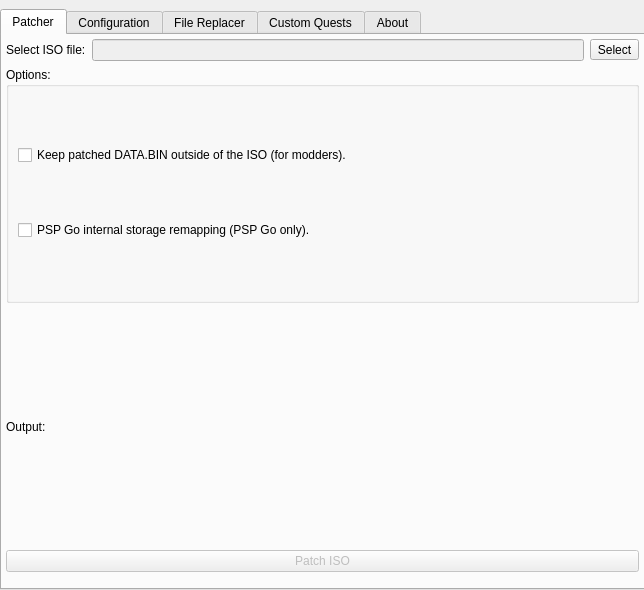
<?xml version="1.0" encoding="UTF-8"?>
<ui version="4.0">
 <class>MainWindow</class>
 <widget class="QMainWindow" name="MainWindow">
  <property name="geometry">
   <rect>
    <x>0</x>
    <y>0</y>
    <width>644</width>
    <height>590</height>
   </rect>
  </property>
  <property name="minimumSize">
   <size>
    <width>644</width>
    <height>590</height>
   </size>
  </property>
  <property name="maximumSize">
   <size>
    <width>644</width>
    <height>590</height>
   </size>
  </property>
  <property name="windowTitle">
   <string notr="true">FUComplete Tool</string>
  </property>
  <property name="windowIcon">
   <iconset resource="resources.qrc">
    <normaloff>:/icon/icon.ico</normaloff>:/icon/icon.ico</iconset>
  </property>
  <widget class="QWidget" name="centralwidget">
   <widget class="QTabWidget" name="tabWidget">
    <property name="geometry">
     <rect>
      <x>0</x>
      <y>9</y>
      <width>645</width>
      <height>581</height>
     </rect>
    </property>
    <property name="currentIndex">
     <number>0</number>
    </property>
    <widget class="QWidget" name="patch_tab">
     <attribute name="title">
      <string notr="true">Patcher</string>
     </attribute>
     <widget class="QWidget" name="verticalLayoutWidget">
      <property name="geometry">
       <rect>
        <x>0</x>
        <y>0</y>
        <width>641</width>
        <height>541</height>
       </rect>
      </property>
      <layout class="QVBoxLayout" name="patcher_verticalLayout">
       <property name="leftMargin">
        <number>4</number>
       </property>
       <property name="topMargin">
        <number>4</number>
       </property>
       <property name="rightMargin">
        <number>4</number>
       </property>
       <property name="bottomMargin">
        <number>4</number>
       </property>
       <item>
        <layout class="QHBoxLayout" name="horizontalLayout">
         <property name="spacing">
          <number>6</number>
         </property>
         <item>
          <widget class="QLabel" name="label">
           <property name="text">
            <string notr="true">Select ISO file:</string>
           </property>
          </widget>
         </item>
         <item>
          <widget class="QLineEdit" name="iso_path">
           <property name="enabled">
            <bool>false</bool>
           </property>
           <property name="text">
            <string notr="true"/>
           </property>
          </widget>
         </item>
         <item>
          <widget class="QToolButton" name="iso_button">
           <property name="text">
            <string notr="true">Select</string>
           </property>
          </widget>
         </item>
        </layout>
       </item>
       <item>
        <widget class="QGroupBox" name="groupBox_2">
         <property name="title">
          <string notr="true">Options:</string>
         </property>
         <layout class="QHBoxLayout" name="horizontalLayout_10">
          <item>
           <layout class="QVBoxLayout" name="verticalLayout_8">
            <item>
             <widget class="QCheckBox" name="keep_databin">
              <property name="text">
               <string notr="true">Keep patched DATA.BIN outside of the ISO (for modders).</string>
              </property>
             </widget>
            </item>
            <item>
             <widget class="QCheckBox" name="psp_go_mem">
              <property name="text">
               <string notr="true">PSP Go internal storage remapping (PSP Go only).</string>
              </property>
             </widget>
            </item>
           </layout>
          </item>
         </layout>
        </widget>
       </item>
       <item>
        <widget class="QLabel" name="label_4">
         <property name="text">
          <string notr="true">Output:</string>
         </property>
        </widget>
       </item>
       <item>
        <widget class="QPushButton" name="patch_button">
         <property name="enabled">
          <bool>false</bool>
         </property>
         <property name="text">
          <string notr="true">Patch ISO</string>
         </property>
        </widget>
       </item>
      </layout>
     </widget>
    </widget>
    <widget class="QWidget" name="config_tab">
     <attribute name="title">
      <string notr="true">Configuration</string>
     </attribute>
     <widget class="QWidget" name="verticalLayoutWidget_2">
      <property name="geometry">
       <rect>
        <x>0</x>
        <y>0</y>
        <width>641</width>
        <height>551</height>
       </rect>
      </property>
      <layout class="QVBoxLayout" name="config_verticalLayout">
       <property name="leftMargin">
        <number>4</number>
       </property>
       <property name="topMargin">
        <number>4</number>
       </property>
       <property name="rightMargin">
        <number>4</number>
       </property>
       <property name="bottomMargin">
        <number>4</number>
       </property>
       <item>
        <layout class="QHBoxLayout" name="horizontalLayout_2">
         <item>
          <widget class="QLabel" name="label_2">
           <property name="text">
            <string notr="true">Select CONFIG.BIN file:</string>
           </property>
          </widget>
         </item>
         <item>
          <widget class="QLineEdit" name="config_bin_path">
           <property name="enabled">
            <bool>false</bool>
           </property>
           <property name="text">
            <string notr="true"/>
           </property>
          </widget>
         </item>
         <item>
          <widget class="QToolButton" name="config_bin_button">
           <property name="text">
            <string notr="true">Select</string>
           </property>
          </widget>
         </item>
        </layout>
       </item>
       <item>
        <widget class="QListWidget" name="config_list">
         <property name="enabled">
          <bool>false</bool>
         </property>
         <property name="focusPolicy">
          <enum>Qt::NoFocus</enum>
         </property>
         <property name="styleSheet">
          <string notr="true">QListWidget::item { border-bottom: 1px solid lightgray; }</string>
         </property>
         <property name="selectionMode">
          <enum>QAbstractItemView::NoSelection</enum>
         </property>
         <property name="verticalScrollMode">
          <enum>QAbstractItemView::ScrollPerPixel</enum>
         </property>
        </widget>
       </item>
       <item>
        <widget class="QPushButton" name="config_button">
         <property name="enabled">
          <bool>false</bool>
         </property>
         <property name="text">
          <string notr="true">Save</string>
         </property>
        </widget>
       </item>
      </layout>
     </widget>
    </widget>
    <widget class="QWidget" name="replacer_tab">
     <attribute name="title">
      <string notr="true">File Replacer</string>
     </attribute>
     <widget class="QWidget" name="verticalLayoutWidget_3">
      <property name="geometry">
       <rect>
        <x>0</x>
        <y>0</y>
        <width>641</width>
        <height>551</height>
       </rect>
      </property>
      <layout class="QVBoxLayout" name="verticalLayout">
       <property name="spacing">
        <number>4</number>
       </property>
       <property name="leftMargin">
        <number>4</number>
       </property>
       <property name="topMargin">
        <number>4</number>
       </property>
       <property name="rightMargin">
        <number>4</number>
       </property>
       <property name="bottomMargin">
        <number>4</number>
       </property>
       <item>
        <layout class="QHBoxLayout" name="horizontalLayout_3">
         <item>
          <widget class="QLabel" name="label_5">
           <property name="text">
            <string notr="true">Select folder:</string>
           </property>
          </widget>
         </item>
         <item>
          <widget class="QLineEdit" name="replace_path">
           <property name="enabled">
            <bool>false</bool>
           </property>
           <property name="sizePolicy">
            <sizepolicy hsizetype="Expanding" vsizetype="Fixed">
             <horstretch>0</horstretch>
             <verstretch>0</verstretch>
            </sizepolicy>
           </property>
           <property name="text">
            <string notr="true"/>
           </property>
          </widget>
         </item>
         <item>
          <widget class="QToolButton" name="replace_folder_button">
           <property name="sizePolicy">
            <sizepolicy hsizetype="Fixed" vsizetype="Fixed">
             <horstretch>0</horstretch>
             <verstretch>0</verstretch>
            </sizepolicy>
           </property>
           <property name="text">
            <string notr="true">Select</string>
           </property>
          </widget>
         </item>
        </layout>
       </item>
       <item>
        <layout class="QHBoxLayout" name="horizontalLayout_6">
         <item>
          <widget class="QLabel" name="replace_status">
           <property name="text">
            <string notr="true"/>
           </property>
          </widget>
         </item>
         <item>
          <spacer name="horizontalSpacer">
           <property name="orientation">
            <enum>Qt::Horizontal</enum>
           </property>
           <property name="sizeHint" stdset="0">
            <size>
             <width>40</width>
             <height>20</height>
            </size>
           </property>
          </spacer>
         </item>
         <item>
          <widget class="QToolButton" name="refresh_replace_button">
           <property name="enabled">
            <bool>false</bool>
           </property>
           <property name="sizePolicy">
            <sizepolicy hsizetype="Fixed" vsizetype="Fixed">
             <horstretch>0</horstretch>
             <verstretch>0</verstretch>
            </sizepolicy>
           </property>
           <property name="text">
            <string notr="true">Rescan folder</string>
           </property>
          </widget>
         </item>
        </layout>
       </item>
       <item>
        <widget class="QTableWidget" name="replace_list">
         <property name="enabled">
          <bool>false</bool>
         </property>
         <property name="editTriggers">
          <set>QAbstractItemView::NoEditTriggers</set>
         </property>
         <property name="selectionMode">
          <enum>QAbstractItemView::SingleSelection</enum>
         </property>
         <property name="sortingEnabled">
          <bool>true</bool>
         </property>
         <attribute name="verticalHeaderVisible">
          <bool>false</bool>
         </attribute>
         <column>
          <property name="text">
           <string notr="true">id</string>
          </property>
         </column>
         <column>
          <property name="text">
           <string notr="true">path</string>
          </property>
         </column>
        </widget>
       </item>
       <item>
        <layout class="QHBoxLayout" name="horizontalLayout_4">
         <item>
          <widget class="QPushButton" name="dump_databin_button">
           <property name="text">
            <string notr="true">Dump DATA.BIN</string>
           </property>
          </widget>
         </item>
         <item>
          <widget class="QPushButton" name="nativepsp_button">
           <property name="enabled">
            <bool>false</bool>
           </property>
           <property name="text">
            <string notr="true">Generate NATIVEPSP folder</string>
           </property>
          </widget>
         </item>
        </layout>
       </item>
      </layout>
     </widget>
    </widget>
    <widget class="QWidget" name="quests_tab">
     <attribute name="title">
      <string notr="true">Custom Quests</string>
     </attribute>
     <widget class="QWidget" name="verticalLayoutWidget_4">
      <property name="geometry">
       <rect>
        <x>0</x>
        <y>0</y>
        <width>641</width>
        <height>551</height>
       </rect>
      </property>
      <layout class="QVBoxLayout" name="verticalLayout_2">
       <property name="leftMargin">
        <number>4</number>
       </property>
       <property name="topMargin">
        <number>4</number>
       </property>
       <property name="rightMargin">
        <number>4</number>
       </property>
       <property name="bottomMargin">
        <number>4</number>
       </property>
       <item>
        <layout class="QHBoxLayout" name="horizontalLayout_5">
         <item>
          <widget class="QLabel" name="label_6">
           <property name="text">
            <string notr="true">Select save folder:</string>
           </property>
          </widget>
         </item>
         <item>
          <widget class="QLineEdit" name="save_path">
           <property name="enabled">
            <bool>false</bool>
           </property>
           <property name="text">
            <string notr="true"/>
           </property>
          </widget>
         </item>
         <item>
          <widget class="QToolButton" name="save_folder_button">
           <property name="text">
            <string notr="true">Select</string>
           </property>
          </widget>
         </item>
        </layout>
       </item>
       <item>
        <layout class="QHBoxLayout" name="horizontalLayout_7">
         <item>
          <layout class="QVBoxLayout" name="verticalLayout_4">
           <item>
            <layout class="QHBoxLayout" name="horizontalLayout_8">
             <item>
              <widget class="QLabel" name="folder_count">
               <property name="text">
                <string notr="true">Decrypted quests in folder (0):</string>
               </property>
               <property name="alignment">
                <set>Qt::AlignCenter</set>
               </property>
              </widget>
             </item>
             <item>
              <widget class="QPushButton" name="quests_rescan">
               <property name="sizePolicy">
                <sizepolicy hsizetype="Fixed" vsizetype="Fixed">
                 <horstretch>0</horstretch>
                 <verstretch>0</verstretch>
                </sizepolicy>
               </property>
               <property name="text">
                <string notr="true">Rescan folder</string>
               </property>
              </widget>
             </item>
            </layout>
           </item>
           <item>
            <widget class="QTableWidget" name="quests_folder_table">
             <property name="enabled">
              <bool>true</bool>
             </property>
             <property name="editTriggers">
              <set>QAbstractItemView::NoEditTriggers</set>
             </property>
             <property name="selectionMode">
              <enum>QAbstractItemView::MultiSelection</enum>
             </property>
             <property name="selectionBehavior">
              <enum>QAbstractItemView::SelectRows</enum>
             </property>
             <property name="verticalScrollMode">
              <enum>QAbstractItemView::ScrollPerPixel</enum>
             </property>
             <column>
              <property name="text">
               <string notr="true">qid</string>
              </property>
             </column>
             <column>
              <property name="text">
               <string notr="true">Name</string>
              </property>
             </column>
            </widget>
           </item>
          </layout>
         </item>
         <item>
          <layout class="QVBoxLayout" name="verticalLayout_3">
           <item>
            <widget class="QPushButton" name="quests_right">
             <property name="enabled">
              <bool>false</bool>
             </property>
             <property name="text">
              <string notr="true">---&gt;</string>
             </property>
            </widget>
           </item>
           <item>
            <widget class="QPushButton" name="quests_left">
             <property name="enabled">
              <bool>false</bool>
             </property>
             <property name="text">
              <string notr="true">&lt;---</string>
             </property>
            </widget>
           </item>
          </layout>
         </item>
         <item>
          <layout class="QVBoxLayout" name="verticalLayout_6">
           <item>
            <layout class="QHBoxLayout" name="horizontalLayout_9">
             <item>
              <widget class="QLabel" name="save_count">
               <property name="text">
                <string notr="true">Quests in save (0/18):</string>
               </property>
               <property name="alignment">
                <set>Qt::AlignCenter</set>
               </property>
              </widget>
             </item>
             <item>
              <widget class="QPushButton" name="quests_remove">
               <property name="enabled">
                <bool>false</bool>
               </property>
               <property name="sizePolicy">
                <sizepolicy hsizetype="Fixed" vsizetype="Fixed">
                 <horstretch>0</horstretch>
                 <verstretch>0</verstretch>
                </sizepolicy>
               </property>
               <property name="text">
                <string notr="true">Remove</string>
               </property>
              </widget>
             </item>
            </layout>
           </item>
           <item>
            <widget class="QTableWidget" name="quests_save_table">
             <property name="enabled">
              <bool>false</bool>
             </property>
             <property name="editTriggers">
              <set>QAbstractItemView::NoEditTriggers</set>
             </property>
             <property name="selectionMode">
              <enum>QAbstractItemView::MultiSelection</enum>
             </property>
             <property name="selectionBehavior">
              <enum>QAbstractItemView::SelectRows</enum>
             </property>
             <property name="verticalScrollMode">
              <enum>QAbstractItemView::ScrollPerPixel</enum>
             </property>
             <property name="rowCount">
              <number>18</number>
             </property>
             <row/>
             <row/>
             <row/>
             <row/>
             <row/>
             <row/>
             <row/>
             <row/>
             <row/>
             <row/>
             <row/>
             <row/>
             <row/>
             <row/>
             <row/>
             <row/>
             <row/>
             <row/>
             <column>
              <property name="text">
               <string notr="true">qid</string>
              </property>
             </column>
             <column>
              <property name="text">
               <string notr="true">Name</string>
              </property>
             </column>
            </widget>
           </item>
          </layout>
         </item>
        </layout>
       </item>
       <item>
        <widget class="QPushButton" name="quests_save_button">
         <property name="enabled">
          <bool>false</bool>
         </property>
         <property name="text">
          <string notr="true">Save </string>
         </property>
        </widget>
       </item>
      </layout>
     </widget>
    </widget>
    <widget class="QWidget" name="about_tab">
     <attribute name="title">
      <string notr="true">About</string>
     </attribute>
     <widget class="QWidget" name="verticalLayoutWidget_8">
      <property name="geometry">
       <rect>
        <x>0</x>
        <y>0</y>
        <width>641</width>
        <height>541</height>
       </rect>
      </property>
      <layout class="QVBoxLayout" name="verticalLayout_7">
       <property name="leftMargin">
        <number>4</number>
       </property>
       <property name="topMargin">
        <number>4</number>
       </property>
       <property name="rightMargin">
        <number>4</number>
       </property>
       <property name="bottomMargin">
        <number>4</number>
       </property>
       <item>
        <widget class="QLabel" name="about_title">
         <property name="sizePolicy">
          <sizepolicy hsizetype="Preferred" vsizetype="Fixed">
           <horstretch>0</horstretch>
           <verstretch>0</verstretch>
          </sizepolicy>
         </property>
         <property name="font">
          <font>
           <pointsize>14</pointsize>
           <weight>75</weight>
           <bold>true</bold>
          </font>
         </property>
         <property name="text">
          <string notr="true">&lt;html&gt;&lt;head/&gt;&lt;body&gt;&lt;p&gt;FUComplete Tool&lt;/p&gt;&lt;/body&gt;&lt;/html&gt;</string>
         </property>
         <property name="textFormat">
          <enum>Qt::RichText</enum>
         </property>
         <property name="alignment">
          <set>Qt::AlignCenter</set>
         </property>
        </widget>
       </item>
       <item>
        <widget class="QLabel" name="label_8">
         <property name="font">
          <font>
           <pointsize>11</pointsize>
          </font>
         </property>
         <property name="text">
          <string notr="true">&lt;html&gt;&lt;head/&gt;&lt;body&gt;&lt;p align=&quot;center&quot;&gt;&lt;a href=&quot;https://github.com/FUComplete/FUCTool/issues/new&quot;&gt;&lt;span style=&quot; text-decoration: underline; color:#2980b9;&quot;&gt;Report issues&lt;/span&gt;&lt;/a&gt; | &lt;a href=&quot;https://github.com/FUComplete/FUCTool&quot;&gt;&lt;span style=&quot; text-decoration: underline; color:#2980b9;&quot;&gt;Repository&lt;/span&gt;&lt;/a&gt;&lt;br/&gt;&lt;/p&gt;&lt;p&gt;Tool to install and manage various settings and options of the &lt;a href=&quot;https://github.com/FUComplete&quot;&gt;&lt;span style=&quot; text-decoration: underline; color:#2980b9;&quot;&gt;FUComplete&lt;/span&gt;&lt;/a&gt; patch.&lt;/p&gt;&lt;p&gt;&lt;br/&gt;&lt;/p&gt;&lt;/body&gt;&lt;/html&gt;</string>
         </property>
         <property name="openExternalLinks">
          <bool>true</bool>
         </property>
        </widget>
       </item>
       <item>
        <widget class="QGroupBox" name="groupBox">
         <property name="sizePolicy">
          <sizepolicy hsizetype="Preferred" vsizetype="Preferred">
           <horstretch>0</horstretch>
           <verstretch>0</verstretch>
          </sizepolicy>
         </property>
         <property name="font">
          <font>
           <pointsize>11</pointsize>
          </font>
         </property>
         <property name="title">
          <string notr="true">Libraries/tools used:</string>
         </property>
         <property name="alignment">
          <set>Qt::AlignCenter</set>
         </property>
         <layout class="QVBoxLayout" name="verticalLayout_5">
          <item>
           <widget class="QLabel" name="label_7">
            <property name="font">
             <font>
              <pointsize>11</pointsize>
             </font>
            </property>
            <property name="text">
             <string notr="true">&lt;html&gt;
&lt;head /&gt;
&lt;body&gt;
&lt;ul&gt;
&lt;li&gt;&lt;a href=&quot;https://gitlab.com/svanheulen/mhff&quot; style=&quot;text-decoration: underline; color:#2980b9;&quot;&gt;mhff&lt;/a&gt;&lt;/li&gt;
&lt;li&gt;mhef (&lt;a href=&quot;https://gitlab.com/svanheulen/mhef&quot; style=&quot;text-decoration: underline; color:#2980b9;&quot;&gt;original&lt;/a&gt;, &lt;a href=&quot;https://github.com/IncognitoMan/mhef&quot; style=&quot;text-decoration: underline; color:#2980b9;&quot;&gt;fork&lt;/a&gt;)&lt;/li&gt;
&lt;li&gt;&lt;a href=&quot;https://github.com/jmacd/xdelta&quot; style=&quot;text-decoration: underline; color:#2980b9;&quot;&gt;xdelta3&lt;/a&gt;&lt;/li&gt;
&lt;li&gt;&lt;a href=&quot;https://www.romhacking.net/utilities/891/&quot; style=&quot;text-decoration: underline; color:#2980b9;&quot;&gt;UMD-Replace&lt;/a&gt;&lt;/li&gt;
&lt;li&gt;&lt;a href=&quot;https://github.com/BrianBTB/SED-PC&quot; style=&quot;text-decoration: underline; color:#2980b9;&quot;&gt;SED-PC&lt;/a&gt;&lt;/li&gt;
&lt;li&gt;&lt;a href=&quot;https://github.com/scott-griffiths/bitstring&quot; style=&quot;text-decoration: underline; color:#2980b9;&quot;&gt;bitstring&lt;/a&gt;&lt;/li&gt;
&lt;li&gt;&lt;a href=&quot;https://github.com/clalancette/pycdlib&quot; style=&quot;text-decoration: underline; color:#2980b9;&quot;&gt;pycdlib&lt;/a&gt;&lt;/li&gt;
&lt;/ul&gt;  
&lt;/body&gt;
&lt;/html&gt;</string>
            </property>
            <property name="alignment">
             <set>Qt::AlignLeading|Qt::AlignLeft|Qt::AlignTop</set>
            </property>
            <property name="openExternalLinks">
             <bool>true</bool>
            </property>
           </widget>
          </item>
         </layout>
        </widget>
       </item>
       <item>
        <spacer name="verticalSpacer">
         <property name="orientation">
          <enum>Qt::Vertical</enum>
         </property>
         <property name="sizeHint" stdset="0">
          <size>
           <width>20</width>
           <height>40</height>
          </size>
         </property>
        </spacer>
       </item>
      </layout>
     </widget>
    </widget>
   </widget>
  </widget>
 </widget>
 <tabstops>
  <tabstop>tabWidget</tabstop>
 </tabstops>
 <resources>
  <include location="resources.qrc"/>
 </resources>
 <connections/>
</ui>
